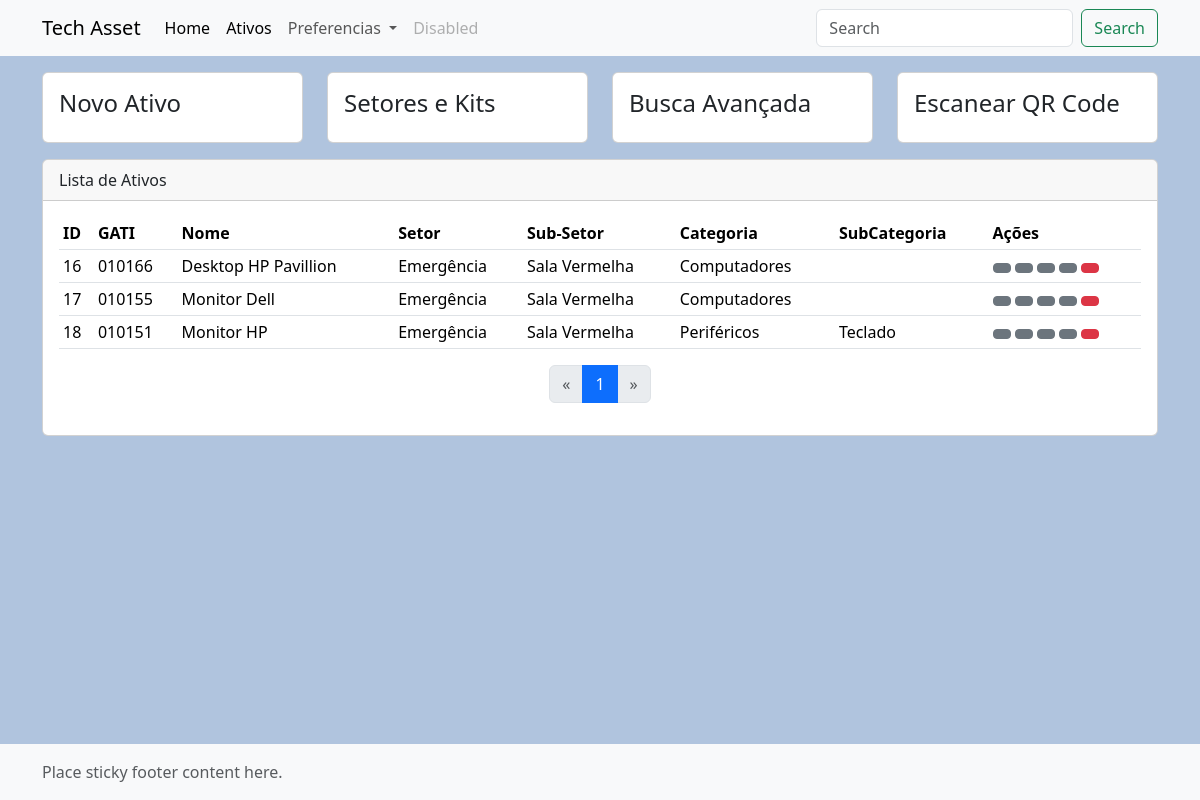
The app's page /asset/, older data.
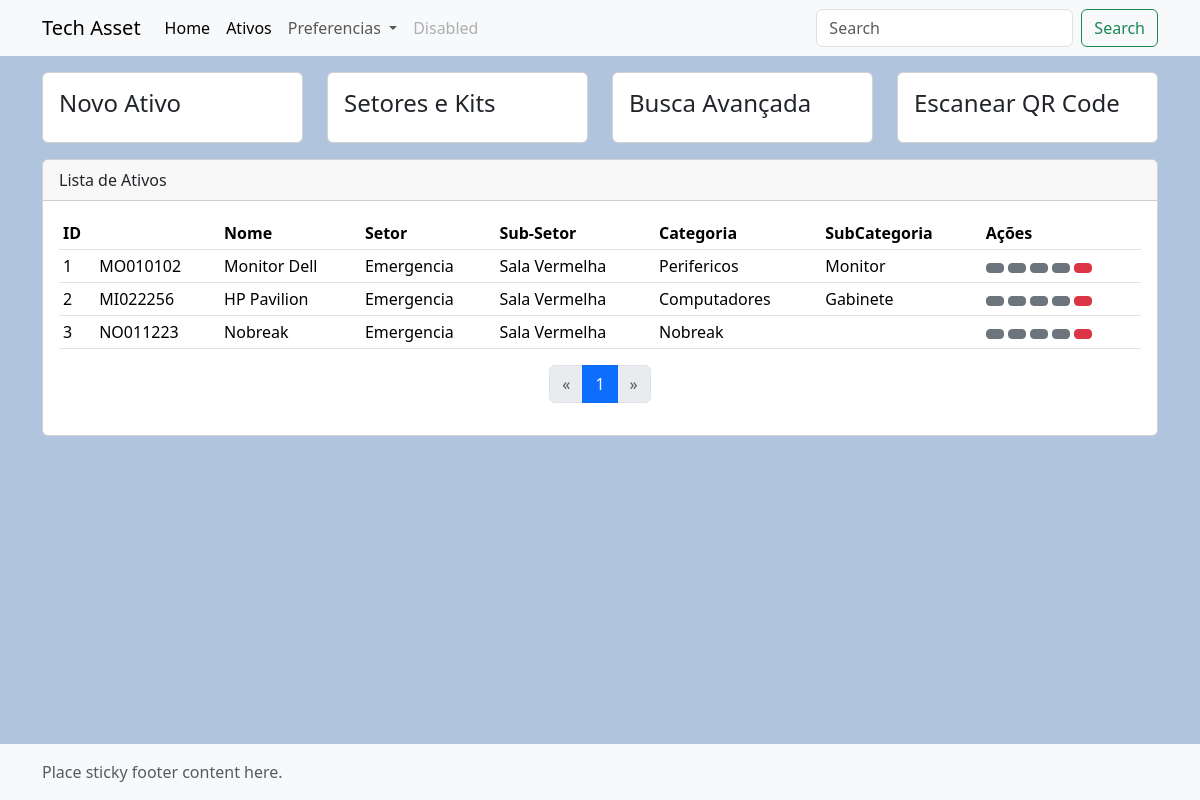
The same page, newer data.
### app_tech_asset/models.py (models this page shows, shortened)
class GlobalSettings(models.Model):
    name = models.CharField(null=True, max_length=50)
    internalcode01 = models.CharField(max_length=50, null=True)
    internalcode02 = models.CharField(max_length=50, null=True)
    internalcode03 = models.CharField(max_length=50, null=True)

class Asset(models.Model):
    name = models.CharField(null=False, max_length=50)
    category = models.ForeignKey(Category, null=True, on_delete=models.SET_NULL)
    subcategory = models.ForeignKey(SubCategory, on_delete=models.SET_NULL, null= True)
    modified = models.DateTimeField(auto_now_add=True)
    added = models.DateTimeField(auto_now_add=True)
    details = models.TextField(null=True)
    sector = models.ForeignKey(Sector, null=True, on_delete=models.SET_NULL)
    subsector = models.ForeignKey(SubSector, blank=True, on_delete=models.SET_NULL, null= True)
    rental_company = models.ForeignKey(RentalCompany, null=True, on_delete=models.SET_NULL)
    internal_code1 = models.CharField(null=True, max_length=50)
    internal_code2 = models.CharField(null=True, max_length=50)
    internal_code3 = models.CharField(null=True, max_length=50)
    serial_number = models.CharField(null=True, max_length=50)
    brand = models.CharField(null=True, max_length=50)
    mac_address = models.CharField(null=True, max_length=50)
    windows_license = models.CharField(null=True, max_length=50)
    kit = models.ForeignKey(Kit, on_delete=models.SET_NULL, null=True, blank=True)

class Sector(models.Model):
    name = models.CharField(null=False, max_length=50)
    def __str__(self):
        return self.name

class SubSector(models.Model):
    parent = models.ForeignKey(Sector, blank=True, on_delete=models.CASCADE)
    name = models.CharField(null=False, max_length=50)
    def __str__(self):
        return self.name

class Category(models.Model):
    name = models.CharField(null=False, max_length=50)
    def __str__(self):
        return self.name

class SubCategory(models.Model):
    parent = models.ForeignKey(Category, blank=True, on_delete=models.CASCADE)
    name = models.CharField(null=False, max_length=50)
    def __str__(self):
        return self.name

### app_tech_asset/views.py (the view)
# urls.py: path('asset/', views.list_asset, name='list_asset'),
def list_asset(request):
    asset_list = Asset.objects.all()
    sector_list = Sector.objects.all()
    subsector_list = SubSector.objects.all()
    sector_list_alt = Sector.objects.prefetch_related('subsector_set').all()
    subsector_list_alt = SubSector.objects.all()
    kit_list = Kit.objects.all()
    sectorform = SectorForm()
    subsectorform = SubSectorForm()
    kitform = KitForm()
    paginator = Paginator(asset_list, 20)
    page_number = request.GET.get('page')
    page_obj = paginator.get_page(page_number)
    context = {
        'page_obj': page_obj,
        'asset_list': asset_list,
        'sector_list': sector_list,
        'subsector_list': subsector_list,
        'sector_list_alt': sector_list_alt,
        'subsector_list_alt': subsector_list_alt,
        'kit_list': kit_list,
        'sectorform': sectorform,
        'subsectorform': subsectorform,
        'kitform': kitform,
    }
    return render(request, 'list_asset.html', context)

### app_tech_asset/forms.py
class SectorForm(forms.Form):
    Novo_Setor = forms.CharField(max_length=50, widget=forms.TextInput(attrs={'class': 'form-control', 'placeholder':'Novo Setor'}))

class SubSectorForm(forms.Form):
    parent = forms.ModelChoiceField(
        queryset=Sector.objects.all(),
        widget=forms.Select(attrs={'class': 'form-select'}),
        empty_label="Selecione o Setor"
    )
    Novo_SubSetor = forms.CharField(
        max_length=50,
        widget=forms.TextInput(attrs={'class': 'form-control', 'placeholder': 'Novo Subsetor'})
    )

### app_tech_asset/context_processors.py (called while the page is built)
def global_settings(request):
    try:
        settings = GlobalSettings.objects.get(id=1)
    except GlobalSettings.DoesNotExist:
        settings = None
    categories = Category.objects.all()
    subcategories = SubCategory.objects.all()
    sectors = Sector.objects.all()
    subsectors = SubSector.objects.all()
    rental_companies = RentalCompany.objects.all()
    return {
        'global_settings': settings,
        'categories': categories,
        'subcategories': subcategories,
        'sectors': sectors,
        'subsectors': subsectors,
        'rental_companies': rental_companies
        }

### app_tech_asset/models.py (called while the page is built)
    def __str__(self):
        return self.name

### app_tech_asset/templates/list_asset.html (shortened to what the changed rows need)
{% extends 'base.html' %}
{% block content %}
{% load static %}
<div class="container mt-3">
    <div class="card mb-3">
        <div class="card-body">
            <table class="table table-sm">
                <tr>
                    <th scope="col">ID</th>
                    <th scope="col">{{global_settings.internalcode01}}</th>
                    <th scope="col">Nome</th>
                    <th scope="col">Setor</th>
                    <th scope="col">Sub-Setor</th>
                    <th scope="col">Categoria</th>
                    <th scope="col">SubCategoria</th>
                    <th scope="col">Ações</th>
                </tr>
                {% for asset in page_obj %}
                <tr>
                    <td  onclick="window.location.href='{% url 'view_asset' asset.id %}'">{{ asset.id }}</td>
                    <td  onclick="window.location.href='{% url 'view_asset' asset.id %}'">{{ asset.internal_code1 }}</td>
                    <td  onclick="window.location.href='{% url 'view_asset' asset.id %}'">{{ asset.name }}</td>
                    <td  onclick="window.location.href='{% url 'view_asset' asset.id %}'">{% if asset.sector %}{{ asset.sector }}{% endif %}</td>
                    <td  onclick="window.location.href='{% url 'view_asset' asset.id %}'">{% if asset.subsector %}{{ asset.subsector }}{% endif %}</td>
                    <td  onclick="window.location.href='{% url 'view_asset' asset.id %}'">{% if asset.category %}{{ asset.category }}{% endif %}</td>
                    <td  onclick="window.location.href='{% url 'view_asset' asset.id %}'">{% if asset.subcategory %}{{ asset.subcategory }}{% endif %}</td>
                    <td>
                        <a href="{% url 'view_asset' asset.id %}" class="btn btn-sm btn-secondary"></a>
                        <a href="{% url 'edit_asset' asset.id %}" class="btn btn-sm btn-secondary"></a>
                        <button class="btn btn-secondary btn-sm" id="generateQR{{asset.id}}" data-bs-toggle="modal" data-bs-target="#qrModal{{ asset.id }}"></button>
                        <a class="btn btn-sm btn-secondary" data-bs-toggle="modal" data-bs-target="#transferModal{{ asset.id }}"></a>
                        <button class="btn btn-sm btn-danger" data-bs-toggle="modal" data-bs-target="#deleteModal{{ asset.id }}"></button>
                    </td>
                </tr>
                {% endfor%}
            </table>
            <nav aria-label="Page navigation">
                <ul class="pagination justify-content-center">
                    {% for num in page_obj.paginator.page_range %}
                    {% if page_obj.number == num %}
                    <li class="page-item active"><span class="page-link">{{ num }}</span></li>
                    {% elif num > page_obj.number|add:'-3' and num < page_obj.number|add:'3' %}
                    <li class="page-item"><a class="page-link" href="?page={{ num }}">{{ num }}</a></li>
                    {% endif %}
                    {% endfor %}
                </ul>
            </nav>
        </div>
    </div>
</div>
{% endblock %}

Row changes from the older to the newer data that the page shows:
removed GlobalSettings: internalcode01 "GATI"
removed Asset: id "16", internal_code1 "010166", name "Desktop HP Pavillion", sector "Emergência", subsector "Sala Vermelha", category "Computadores"
removed Asset: id "17", internal_code1 "010155", name "Monitor Dell", sector "Emergência", subsector "Sala Vermelha", category "Computadores"
removed Asset: id "18", internal_code1 "010151", name "Monitor HP", sector "Emergência", subsector "Sala Vermelha", category "Periféricos", subcategory "Teclado"
added Asset: id "1", internal_code1 "MO010102", name "Monitor Dell", sector "Emergencia", subsector "Sala Vermelha", category "Perifericos", subcategory "Monitor"
added Asset: id "2", internal_code1 "MI022256", name "HP Pavilion", sector "Emergencia", subsector "Sala Vermelha", category "Computadores", subcategory "Gabinete"
added Asset: id "3", internal_code1 "NO011223", name "Nobreak", sector "Emergencia", subsector "Sala Vermelha", category "Nobreak"
